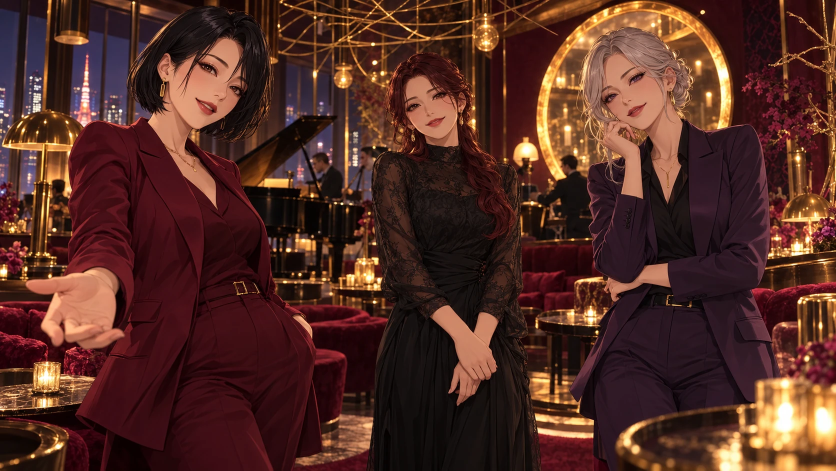
#> input picture dist/assets/night-lounge.webp, 1672 x 941 px, given in place of bahram-hero.png, which was not available (shown at 1/2 size)
$ python prepare_assets.py
#> lines starting #> are read from the running program, lines starting #| are printed output that depends on the picture
from PIL import Image,ImageOps
from pathlib import Path
src=Path.cwd().parents[1]/'assets'
out=Path('dist/assets')
items={'bahram-hero.png':('hero.webp',1500),'photo_2026-10-21_15-11-41.jpg':('portrait.webp',1000),'photo_2026-10-21_15-11-59.jpg':('waterfall.webp',1300),'photo_2026-10-21_15-12-03.jpg':('fighter.webp',1000),'photo_2026-10-21_15-12-06.jpg':('okay.webp',850),'photo_2026-10-21_15-12-09.jpg':('cheers.webp',850),'photo_2026-10-21_15-12-11.jpg':('friends.webp',1100)}
for name,(target,width) in items.items():
 im=ImageOps.exif_transpose(Image.open(src/name))
#> im is the input picture: PIL image 1672x941 RGB; mean R, G, B 82.5, 44.9, 36.1
 if im.width>width:im.thumbnail((width,5000),Image.Resampling.LANCZOS)
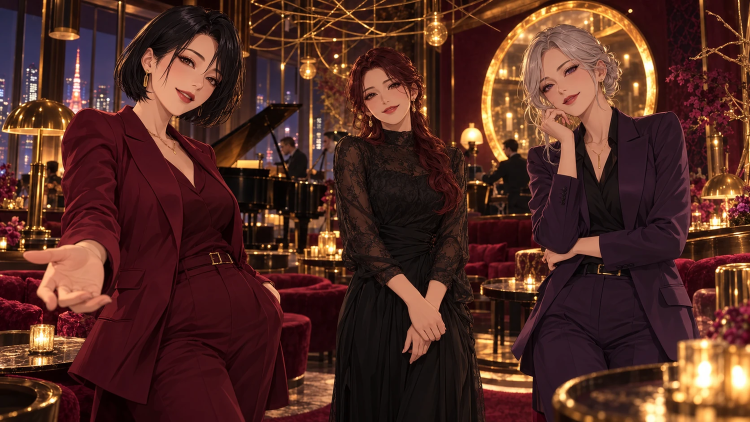
#> im: PIL image 1500x844 RGB (shown at 1/2 size); mean R, G, B 82.5, 44.9, 36.1
 im.save(out/target,'WEBP',quality=88,method=6)
 print(target,(out/target).stat().st_size)
#> pass 2 of the loop `for name,(target,width) in items.items():`:
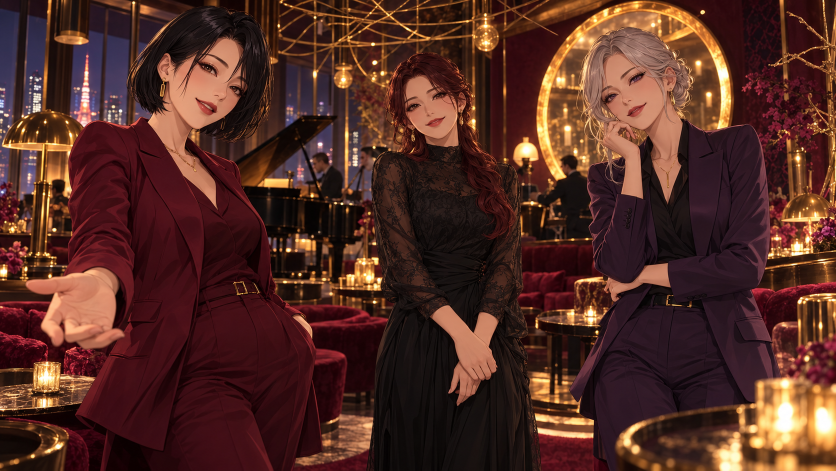
#> input picture dist/assets/night-lounge.png, 1672 x 941 px, given in place of photo_2026-10-21_15-11-41.jpg, which was not available (shown at 1/2 size)
#> im is the input picture: PIL image 1672x941 RGB; mean R, G, B 82.5, 44.8, 36.2
#> `if im.width>width:im.thumbnail((width,5000),Image.Resampling.LANCZOS)`:
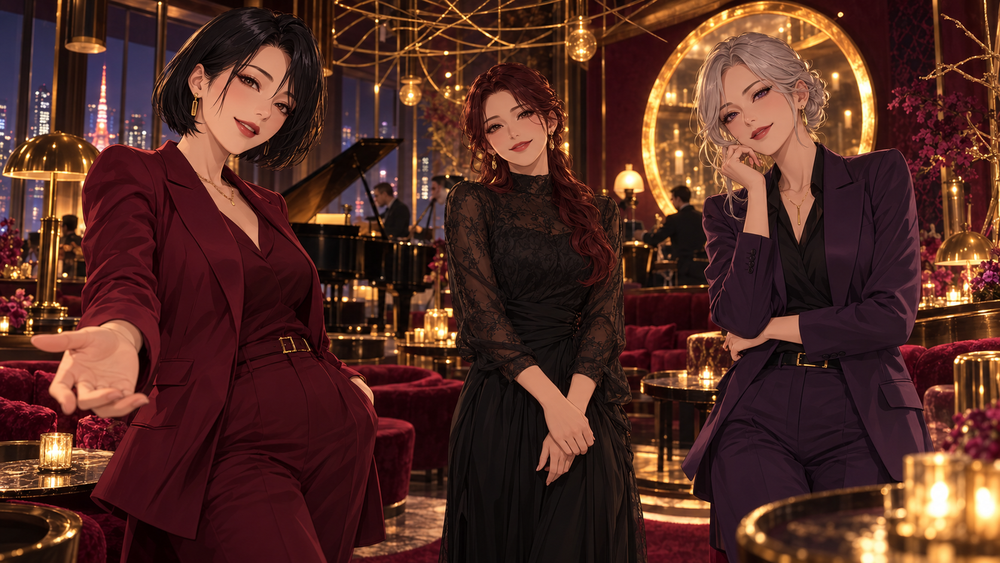
#> im: PIL image 1000x563 RGB; mean R, G, B 82.5, 44.8, 36.2
#> (the run stopped early here; a loop or call above may not have finished)
